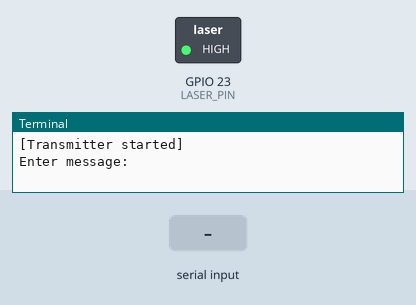
Recording of a program running on a simulated Raspberry Pi (BCM pin numbers). Parts: switched loads named in the program (green lamp = pin HIGH), the last lines printed to the terminal. Dashed ring = blinking. The inputs (shaded band) are chosen by the test bench. Threads take turns every 2 ms.

Above: at 1.2 s.
1.3 s: "FSO_FALLBACK" typed at the terminal, then Enter
At 1.77 s:
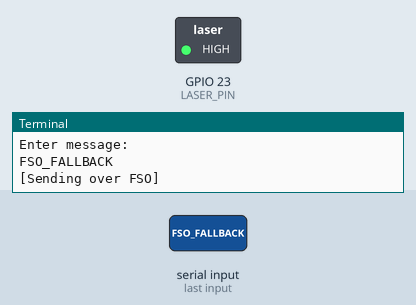
5.8 s: "FSO_RESTORE" typed at the terminal, then Enter
At 8.4 s:
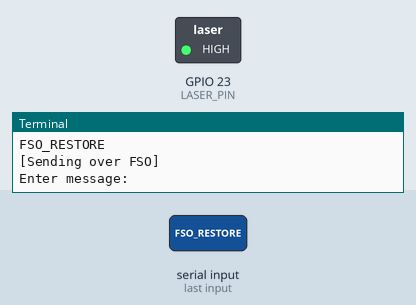
10.3 s: "1" typed at the terminal, then Enter
At 11.4 s:
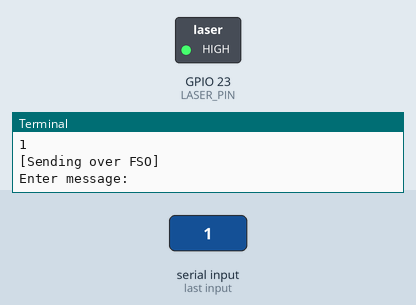
Timing chart, 0 to 12.8 s (numbered marks = the images above; inputs shaded):
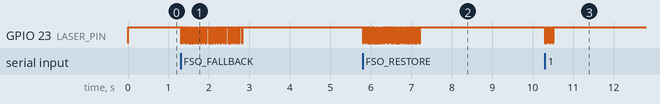

Measured:
- after the input at 1.3 s, GPIO 23 (LASER_PIN): alternates HIGH for 0.02 s and LOW for 0.02 s, 82 changes in all, then stays HIGH, starting at once
- after the input at 5.8 s, GPIO 23 (LASER_PIN): alternates HIGH for 0.02 s and LOW for 0.01 s, 86 changes in all, then stays HIGH, starting at once
- after the input at 10.3 s, GPIO 23 (LASER_PIN): alternates HIGH for 0.02 s and LOW for 0.02 s, 12 changes in all, then stays HIGH, starting at once

The program:

asciiTransmitter.py
```python
import RPi.GPIO as GPIO
import time
import serial
import threading

# --- Configuration ---
PORT = '/dev/ttyUSB0'
BAUD = 9600
BIT_DURATION = 0.01

# --- Initialization ---
ser = serial.Serial(PORT, BAUD)
GPIO.setmode(GPIO.BCM)
LASER_PIN = 23
GPIO.setup(LASER_PIN, GPIO.OUT)
USE_FSO = True

# --- Zigbee Signaling Receiver ---
def zigbee_monitor():
    global USE_FSO
    while True:
        if ser.in_waiting:
            line = ser.readline().decode('utf-8', errors='ignore').strip()
            if line == 'FSO_FALLBACK':
                USE_FSO = False
                print("[Transmitter: switching to Zigbee fallback]")
            elif line == 'FSO_RESTORE':
                USE_FSO = True
                print("[Transmitter: resuming FSO]")

# --- FSO Bit/Binary Transmission ---
def send_bit(bit):
    GPIO.output(LASER_PIN, GPIO.LOW if bit == '1' else GPIO.HIGH)
    time.sleep(BIT_DURATION)

def send_byte(ch):
    b = format(ord(ch), '08b')
    for bit in '11' + b + '00':
        send_bit(bit)

# --- Main Transmit Loop ---
def transmit():
    threading.Thread(target=zigbee_monitor, daemon=True).start()
    GPIO.output(LASER_PIN, GPIO.HIGH)
    print("[Transmitter started]")

    while True:
        msg = input("Enter message: ")
        if msg.lower() == 'exit':
            break

        mode = 'FSO' if USE_FSO else 'Zigbee'
        print(f"[Sending over {mode}]")

        for ch in msg + '\n':
            send_byte(ch)

        GPIO.output(LASER_PIN, GPIO.HIGH)  # Back to idle

        if not USE_FSO:
            ser.write((msg + '\n').encode())

if __name__ == '__main__':
    try:
        transmit()
    finally:
        GPIO.cleanup()
        ser.close()
```
